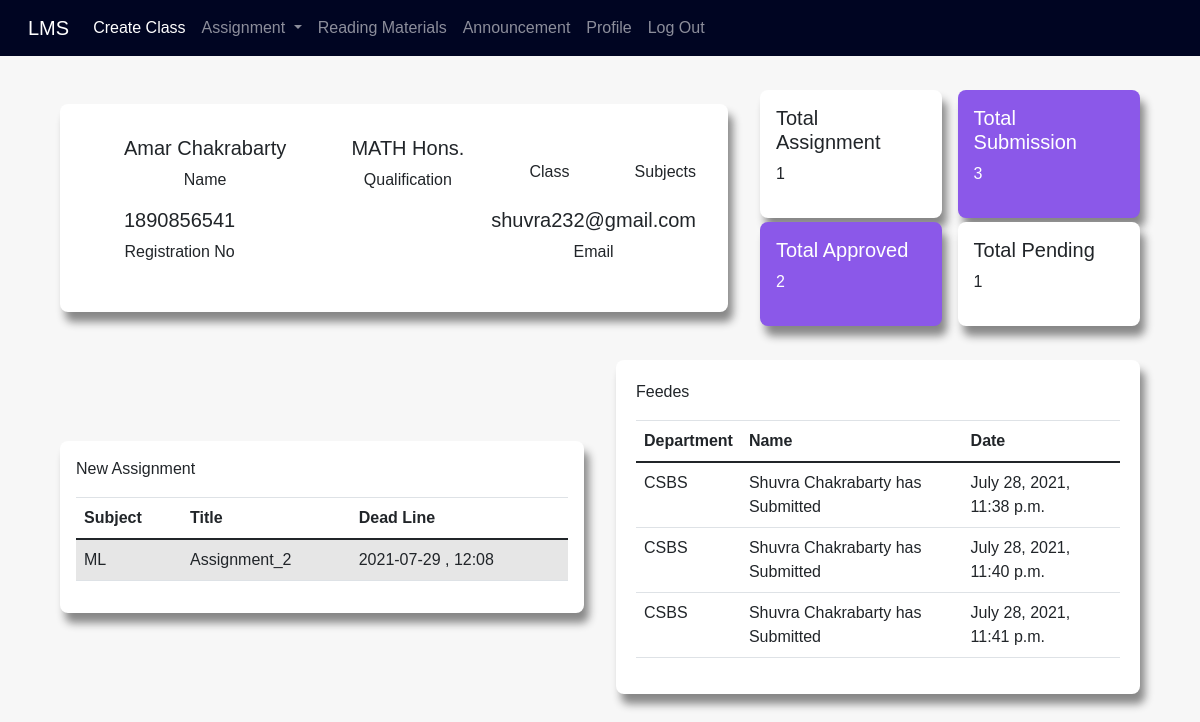
Page / (signed in) on the earlier database version.
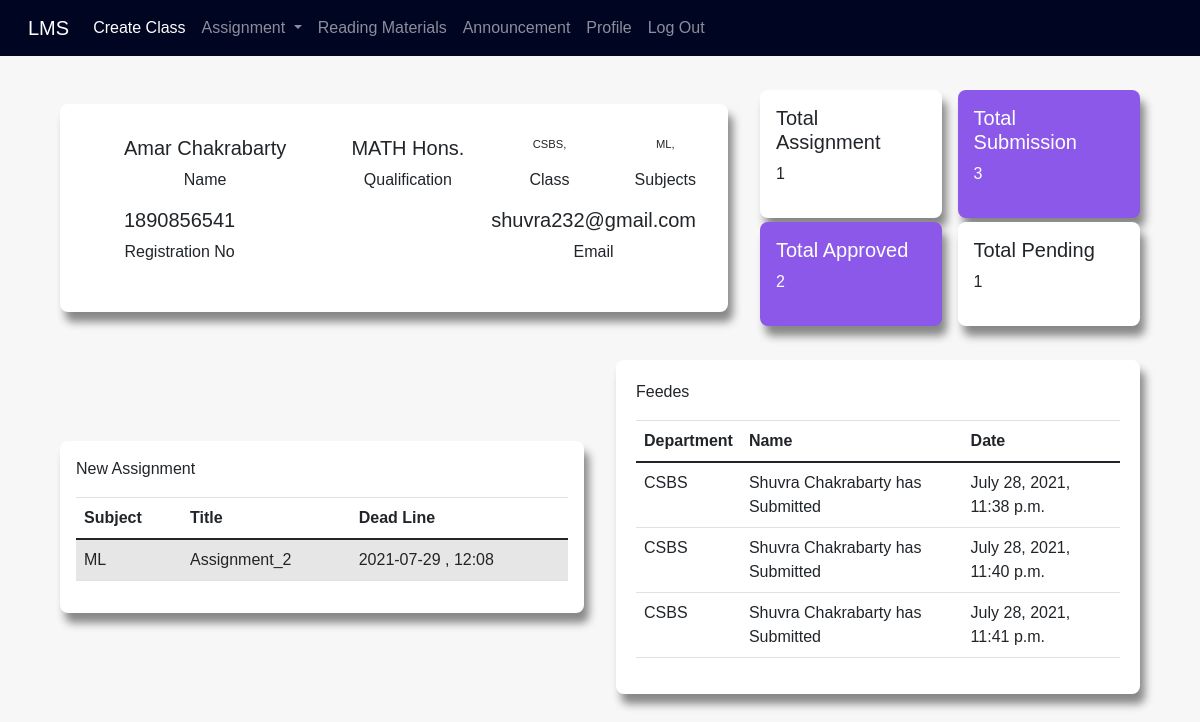
Same page on the later database version.
### lms_app/models.py (models this page shows)
class Teacher(models.Model):
    id = models.AutoField(primary_key=True)
    name = models.CharField(max_length=70, unique=False)
    subject = models.CharField(max_length=80,unique=False,null=True)
    reg_no = models.CharField(max_length=30, unique=True)
    address = models.CharField(max_length=500, unique=False)
    password = models.CharField(max_length=50, unique=False, null=True)
    email = models.CharField(max_length=70, unique=False, null=True)

class Create_assignment(models.Model):
    id = models.AutoField(primary_key=True)
    admin_id = models.IntegerField(unique=False)
    title = models.CharField(max_length=100,unique=False)
    department = models.CharField(max_length=100, unique=False)
    subject = models.CharField(max_length=100, unique=False)
    despription = models.CharField(max_length=700,unique=False)
    deadline_date = models.CharField(max_length=50,unique=False)
    deadline_time = models.CharField(max_length=50,unique=False)
    uploaded_date = models.DateTimeField(auto_now_add=True, null=True)
    file = models.CharField(max_length=500,unique=False)

class Submit(models.Model):
    id = models.AutoField(primary_key=True)
    assignment_id = models.IntegerField(unique=False)
    admin_id = models.IntegerField(unique=False,null=True)
    name = models.CharField(max_length=70,unique=False)
    reg_no = models.CharField(max_length=30, unique=False)
    roll_no = models.CharField(max_length=50, unique=False)
    department = models.CharField(max_length=100, unique=False)
    file = models.CharField(max_length=500, unique=False)
    uploaded_date = models.DateTimeField(auto_now_add=True, null=True)

class Subject_assign(models.Model):
    id = models.AutoField(primary_key=True)
    course_name = models.CharField(max_length=100, unique=False,null=True)
    department_name = models.CharField(max_length=100, unique=False, null=True)
    subject_name = models.CharField(max_length=100, unique=False, null=True)
    teachers_id = models.IntegerField(unique=False, null=True)
    teachers_name = models.CharField(max_length=100, unique=False, null=True)
    teachers_reg_no = models.CharField(max_length=100, unique=False, null=True)

### lms_app/views.py (the view, shortened to what this page needs)
# urls.py: path("",views.index,name='index'),
def index(requests):
    if 'email' in requests.session:
        if 'teacher_id' in requests.session:
            teacher_id = requests.session.get('teacher_id')
            data = Teacher.objects.all().filter(id=teacher_id)
            data2 = Create_assignment.objects.all().filter(admin_id=teacher_id)
            data3 = Submit.objects.all().filter(admin_id=teacher_id)
            data4 = Subject_assign.objects.all().filter(teachers_id=teacher_id)
            total_assignment = len(data2)
            total_submission = len(data3)
            my_dict={
                'teachers': data ,
                'assignment': data2,
                'submit': data3,
                'total_assignment': total_assignment,
                'total_submission': total_submission,
                'class':data4
            }
            return render(requests,'index.html',context=my_dict)
    else:
        return redirect('/login')

### templates/index.html (shortened to what this page needs)
{% extends 'header.html' %}
{% block body_block %}
<div class="home_page">
    {%  if 'teacher' in request.session %}
    {% for t in teachers  %}
        <div class="details_div">
        <div class="name">
            <h5>{{t.name}}</h5>
            <p>Name</p>
        </div>
        <div class="roll">
            <h5>{{t.subject}}</h5>
            <p>Qualification</p>
        </div>
        <div class="classes">
            <p style="font-size: .7rem;">
                {% for cl in class %}
                    {{cl.department_name}},
                {% endfor  %}
            </p>
            <p>Class</p>
        </div>
         <div class="classes">
            <p style="font-size: .7rem;">
                {% for cl in class %}
                    {{cl.subject_name}},
                {% endfor  %}
            </p>
            <p>Subjects</p>
        </div>
        <div class="reg">
            <h5>{{t.reg_no}}</h5>
            <p>Registration No</p>
        </div>
        <div class="contact">
            <h5>{{t.email}}</h5>
            <p>Email</p>
        </div>
    </div>
    {% endfor %}
    {% endif %}
 {%  if 'teacher' in request.session %}
    <div class="assignment">
        <div class="total_assign">
            <h5>Total Assignment</h5>
            <p>{{total_assignment}}</p>
        </div>
        <div class="total_sub">
            <h5>Total Submission</h5>
            <p>{{total_submission}}</p>
        </div>
        <div class="total_appro">
            <h5>Total Approved</h5>
            <p>2</p>
        </div>
        <div class="total_pend">
            <h5>Total Pending</h5>
            <p>1</p>
        </div>
    </div>
</div>
{% endif %}
<div class="for_table">
{%  if 'teacher' in request.session %}
    <div class="new_assignment">
        <div class="asign">
        <p>New Assignment</p>
            <table class="table table-striped">
                <thead>
                    <tr>
                        <th>Subject</th>
                        <th>Title</th>
                        <th>Dead Line</th>
                    </tr>
                </thead>
                <tbody>
                    {% for a in assignment %}
                    <tr>
                        <td>{{a.subject}}</td>
                        <td>{{a.title}}</td>
                        <td>{{a.deadline_date}} , {{a.deadline_time}}</td>
                    </tr>
                    {% endfor %}
                </tbody>
            </table>
        </div>
        {% endif %}
    </div>
    <div class="feedes">
        <div class="new_feeds">
        <p>Feedes</p>
        <table class="table">
            {%  if 'teacher' in request.session %}
            <thead>
                <tr>
                    <th>Department</th>
                    <th>Name</th>
                    <th>Date</th>
                </tr>
            </thead>
            <tbody>
                {% for s in submit %}
                <tr>
                    <td>{{s.department}}</td>
                    <td>{{s.name}} has Submitted</td>
                    <td>{{s.uploaded_date}}</td>
                </tr>
                {% endfor %}
            </tbody>
        </table>
        {% endif %}
        </div>
    </div>
</div>
</body>
</html>
{% endblock %}

Differences in the rows shown:
added Subject_assign: department_name "CSBS", subject_name "ML"
